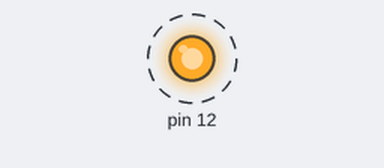
A sketch run on a simulated Arduino Uno, built with avr-gcc and run on an emulated ATmega328P. Parts: output pins drawn as LEDs (lit = HIGH). Dashed ring = blinking.

Above: at 0.5 s.
Timing chart, 0 to 4.6 s (numbered marks = the images above):
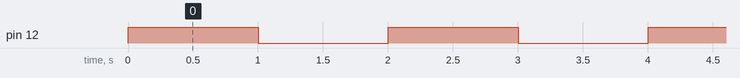

Measured:
- by itself, pin 12: alternates HIGH for 1.0 s and LOW for 1.0 s

The sketch:

clk.ino
```cpp
void setup() {
  pinMode(12,OUTPUT);
  Serial.begin(9600);


}

void loop() {
  digitalWrite(12,HIGH);
  delay(1000);
  digitalWrite(12,LOW);
  delay(1000);


}
```
